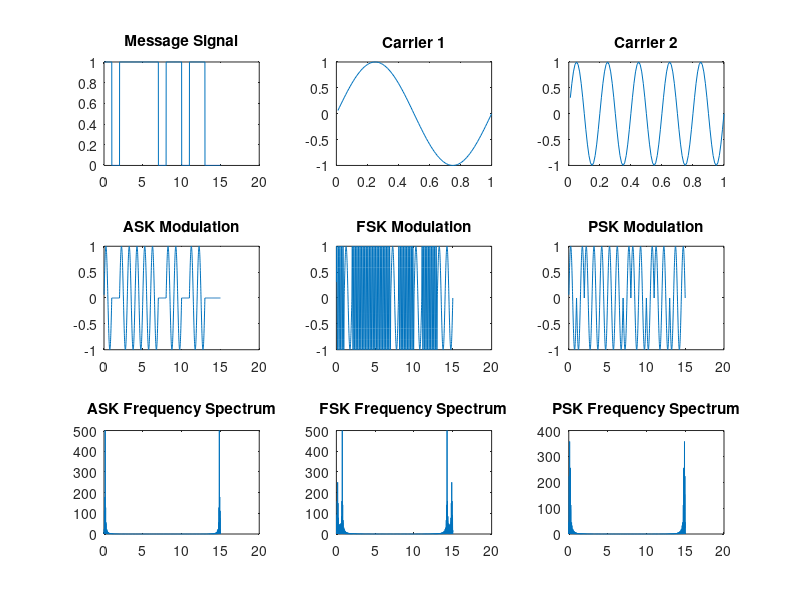

This figure's MATLAB source:
clc;
close all;
clear all;

%n=input('Enter the no. of bit : '); 
n = 15; % length of bit stream
a = randi([0, 1], 1, n); % input bits
f1=1;f2=5; % frequeency
tb=0.01:0.01:1;  %time per bit

%Message Signals
m0 = zeros(1, 100);
m1 = ones(1, 100);

%ASK
sa1=sin(2*pi*f1*tb);
sa0=0*sin(2*pi*f1*tb);

%FSK
sf0=sin(2*pi*f1*tb);
sf1=sin(2*pi*f2*tb);

%PSK
sp0=-sin(2*pi*f1*tb);
sp1=sin(2*pi*f1*tb);

%MODULATION
ask=[]; psk=[]; fsk=[]; m=[];
for i=1:n
    if a(i)==1
        m = [m, m1];
        ask=[ask sa1];
        psk=[psk sp1];
        fsk=[fsk sf1];
    else
        m = [m, m0];
        ask=[ask sa0];
        psk=[psk sp0];
        fsk=[fsk sf0];
    end
end

time = 0.01:0.01:n; %total time

subplot(3, 3, 1);
plot(time, m);
title('Message Signal');

subplot(3, 3, 2);
plot(tb, sf0);
title('Carrier 1');

subplot(3, 3, 3);
plot(tb, sf1);
title('Carrier 2');

subplot(3, 3, 4);
plot(time, ask);
title('ASK Modulation');

subplot(3, 3, 5);
plot(time, fsk);
title('FSK Modulation');

subplot(3, 3, 6);
plot(time, psk);
title('PSK Modulation');

ASK = abs(fft(ask)); 
PSK = abs(fft(psk));
FSK = abs(fft(fsk));

subplot(3, 3, 7);
plot(time, ASK);
title(['ASK Frequency Spectrum']);

subplot(3, 3, 8);
plot(time, FSK);
title('FSK Frequency Spectrum');

subplot(3, 3, 9);
plot(time, PSK);
title('PSK Frequency Spectrum');